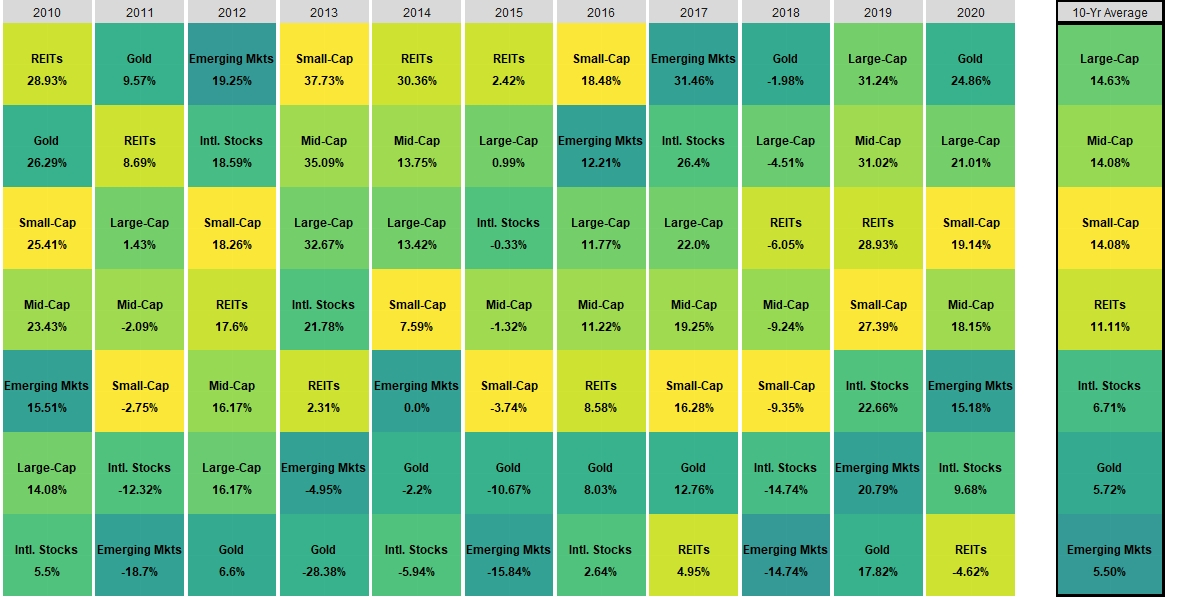

This figure's R source:
library(tidyverse)
library(tidyquant)
library(lubridate)
library(forcats)
library(gridExtra)
library(viridis)
library(wesanderson)
library(RColorBrewer)

# Large Cap Index Returns - VV
# Mid Cap Index Returns - VO
# Small Cap Index Returns - VB
# Real Estate Index Returns - VNQ
# Emerging Markets Index Returns - VWO
# Developing Markets Index Returns - VEA
# Gold Returns - GLD

#Get Stock prices from Yahoo Finance

prices <- c("VV", 'VO', 'VB', 'VNQ', 'VWO', 'VEA', 'GLD') %>%
  tq_get(get  = "stock.prices",
         from = "2010-01-01",
         to   = "2021-01-01")


graph <- function(year) {
  returns_yearly <- prices %>%
    group_by(symbol) %>%
    tq_transmute(select     = adjusted, 
                 mutate_fun = periodReturn, 
                 period     = "yearly", 
                 col_rename = "Returns") %>% 
    mutate(Year = year(date)) %>% 
    group_by(Year, symbol) %>% 
    arrange(Year, Returns) %>% 
    filter(Year == year) %>% 
    mutate(symbol = case_when(
      symbol == 'VV' ~ 'Large Cap',
      symbol == 'VO' ~ 'Mid Cap',
      symbol == 'VB' ~ 'Small Cap',
      symbol == 'VWO' ~ 'Emerging Mkts',
      symbol == 'VEA' ~ 'Intl. Stocks',
      symbol == 'GLD' ~ 'Gold',
      symbol == 'VNQ' ~ 'REITs'),
      Year = as.factor(Year), symbol = as.factor(symbol), Returns = scales::percent(Returns, accuracy = .11))
  
  returns_yearly$symbol <- factor(returns_yearly$symbol, levels = returns_yearly$symbol)
  
  ggplot(returns_yearly, aes(x = Year, y = symbol, fill = symbol)) +
    geom_tile() + 
    geom_text(data = returns_yearly, aes(x = Year, y = symbol, label = symbol, vjust = -.2, fontface = 'bold'), size =3.25) +
    geom_text(aes(fill = Returns, label = returns_yearly$Returns, vjust = 2, fontface = 'bold'), size =3.25) +
    facet_wrap(~Year, scales = 'free') +
    scale_fill_viridis(discrete = TRUE, alpha = .9) +
    scale_y_discrete(expand = c(0, 0)) +
    scale_x_discrete(expand = c(0, 0)) +
    theme(axis.text.y = element_blank(),
          axis.title.y = element_blank(),
          axis.ticks.y = element_blank(),
          axis.title.x = element_blank(),
          axis.text.x = element_blank(),
          axis.ticks.x = element_blank(),
          legend.position = "none",
          plot.margin = rep(unit(0,"null"),4),
          panel.margin = unit(0,"null"))
}

returns_yearly_avg <- prices %>%
  group_by(symbol) %>%
  tq_transmute(select     = adjusted, 
               mutate_fun = periodReturn, 
               period     = "yearly", 
               col_rename = "Returns") %>% 
  ungroup() %>% 
  group_by(symbol) %>% 
  summarize(Averages = mean(Returns)) %>% 
  arrange(Averages) %>% 
  mutate(symbol = case_when(
    symbol == 'VV' ~ 'Large Cap',
    symbol == 'VO' ~ 'Mid Cap',
    symbol == 'VB' ~ 'Small Cap',
    symbol == 'VWO' ~ 'Emerging Mkts',
    symbol == 'VEA' ~ 'Intl. Stocks',
    symbol == 'GLD' ~ 'Gold',
    symbol == "VNQ" ~ "REITs"
    ),`10-Yr Average` = '10-Yr Average', Year = as.factor(`10-Yr Average`), symbol = as.factor(symbol), Averages = scales::percent(Averages, accuracy = .11))

returns_yearly_avg$symbol <- factor(returns_yearly_avg$symbol, levels = returns_yearly_avg$symbol)

averages_plot <- ggplot(returns_yearly_avg, aes(x = `10-Yr Average`, y = symbol, fill = symbol)) +
  geom_tile() + 
  geom_text(data = returns_yearly_avg, aes(x = `10-Yr Average`, y = symbol, label = symbol, vjust = -.2, fontface = 'bold'), size = 3.25) +
  geom_text(aes(fill = Averages, label = Averages, vjust = 2, fontface = 'bold'), size =3.25) +
  facet_wrap(~`10-Yr Average`, scales = 'free') +
  scale_fill_viridis(discrete = TRUE, alpha = .9) +
  scale_y_discrete(expand = c(0, 0)) +
  scale_x_discrete(expand = c(0, 0)) +
  theme(axis.text.y = element_blank(),
        axis.title.y = element_blank(),
        axis.ticks.y = element_blank(),
        axis.title.x = element_blank(),
        axis.text.x = element_blank(),
        axis.ticks.x = element_blank(),
        plot.margin = unit(c(0, -1.5, 0, 1), "cm"),
        legend.position = "none",
        panel.border = element_rect(colour = "black", fill=NA, size=1.5),
        strip.background = element_rect(color = "black", size = 1.5))


grid.arrange(graph(2010), graph(2011), graph(2012), graph(2013), graph(2014), graph(2015), 
             graph(2016), graph(2017), graph(2018), graph(2019), graph(2020), averages_plot, ncol=13)


##########################################################################
